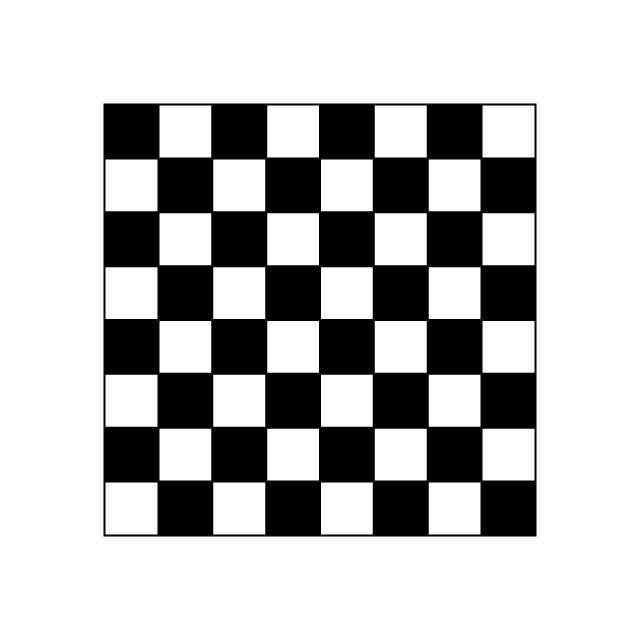
#> input picture Work/python-workspace/checker/board1.jpeg, 640 x 640 px
$ python hw1_1.py board1.jpeg
#> lines starting #> are read from the running program, lines starting #| are printed output that depends on the picture; after the words box and inside, x2 and y2 are one past the last pixel; in counts of white or black regions, pixels touching at a corner belong together
import sys

import cv2
import numpy as np

def findLocalMaxima(src):
    kernel = cv2.getStructuringElement(shape=cv2.MORPH_RECT, ksize=(11, 11))
    dilate = cv2.dilate(src, kernel)
    localMax = (src == dilate)

    erode = cv2.erode(src, kernel)
    localMax2 = src > erode
    localMax &= localMax2
    points = np.argwhere(localMax == True)
    points[:, [0, 1]] = points[:, [1, 0]]
    return points


src = cv2.imread(sys.argv[1])
#> src is the input picture: shape (640, 640, 3); min 0, max 255, mean 191.9
gray = cv2.cvtColor(src, cv2.COLOR_BGR2GRAY)
res = cv2.preCornerDetect(gray, ksize=3)
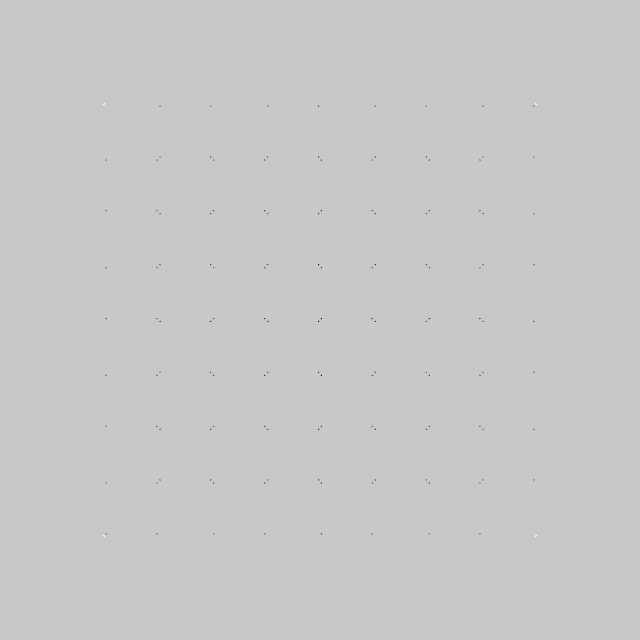
#> res: shape (640, 640) float32; min -0.949, max 0.258, mean -0.000273; drawn with min black and max white
ret, res2 = cv2.threshold(np.abs(res), 0.1, 0, cv2.THRESH_TOZERO)
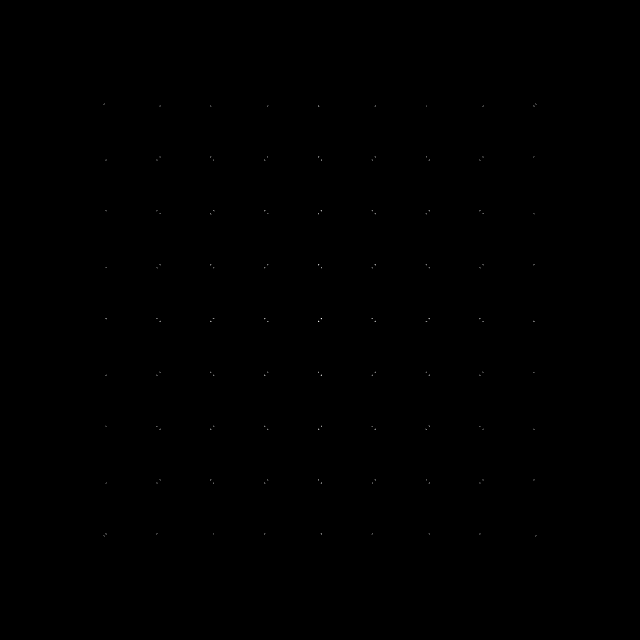
#> res2: shape (640, 640) float32; min 0, max 0.949, mean 0.000255

corners = findLocalMaxima(res2)
#> in findLocalMaxima, `dilate = cv2.dilate(src, kernel)`:
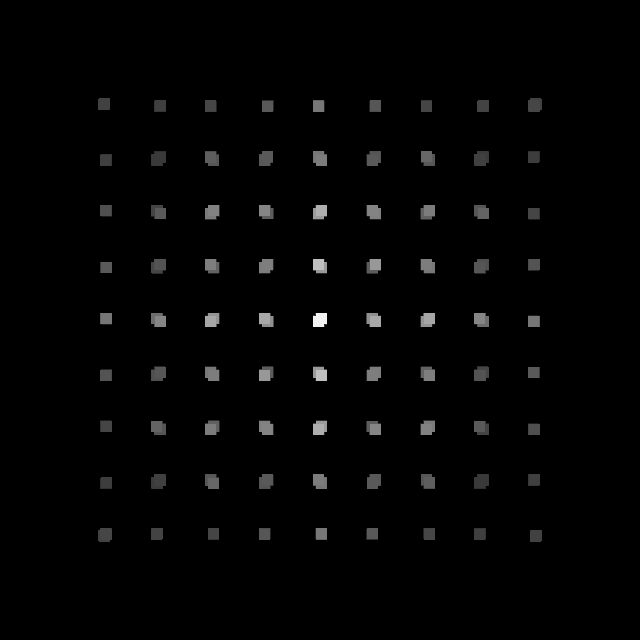
#> dilate: shape (640, 640) float32; min 0, max 0.949, mean 0.0137
#> in findLocalMaxima, `localMax = (src == dilate)`:
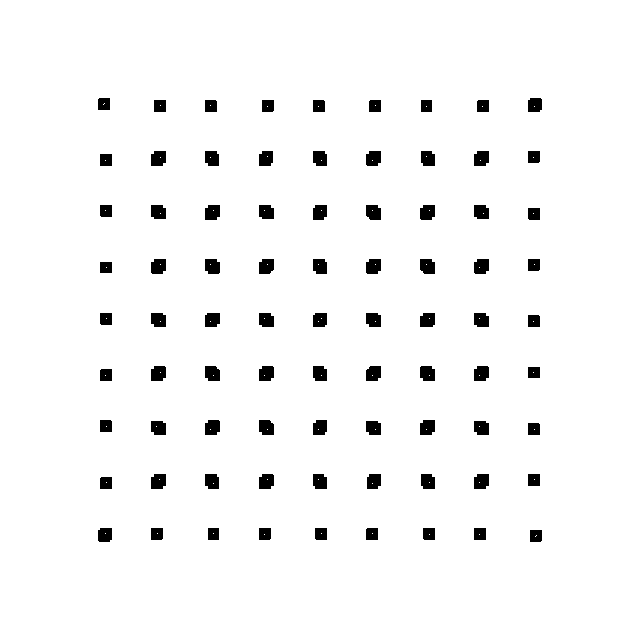
#> localMax: shape (640, 640) bool; 96.5% white; 81 black regions, largest, box (x1, y1, x2, y2) and area: (151, 151, 166, 166) 206, (474, 151, 489, 166) 206, (205, 205, 220, 220) 206
#> in findLocalMaxima, `erode = cv2.erode(src, kernel)`: erode: shape (640, 640) float32; every value is 0
#> in findLocalMaxima, `localMax2 = src > erode`: localMax2: shape (640, 640) bool; 0.09% white in thin lines or dots, all inside (x1, y1, x2, y2) = (103, 103, 537, 537)
#> in findLocalMaxima, `points = np.argwhere(localMax == True)`: points = 84 pairs, first value 103 to 536, second value 103 to 536
#> corners has the same summary as points in findLocalMaxima
dst = src.copy()
for x, y in corners:
    cv2.circle(dst, (x, y), 5, (0, 0, 255), 2)
#> this loop made 84 passes
#> (x, y) on passes 1 to 12: (104, 103), (103, 104), (160, 105), (210, 105), (375, 105), (267, 106), (318, 106), (426, 106), (482, 106), (534, 106), (267, 156), (426, 156)
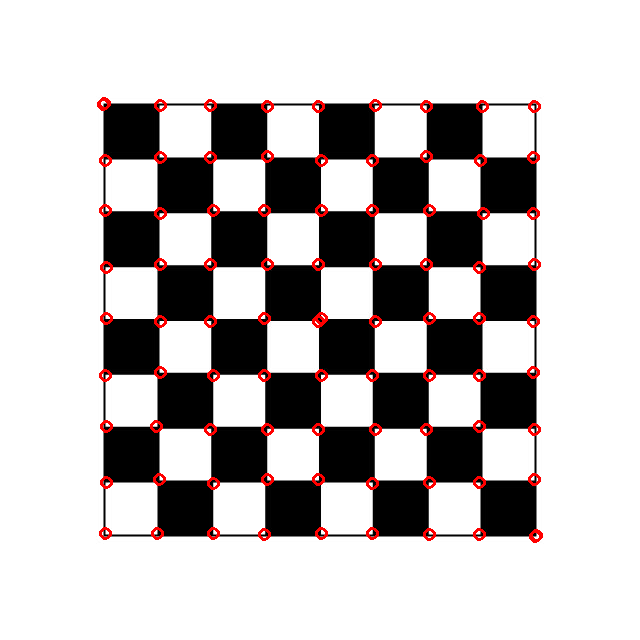
#> dst: shape (640, 640, 3); 1.81% of pixels changed, all inside (x1, y1, x2, y2) = (97, 97, 543, 543)

if corners.shape[0] < 100:
    print("8X8")
else:
    print("10X10")
